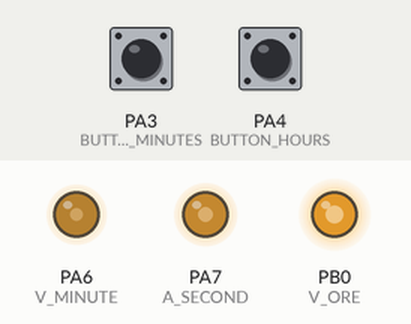
A sketch run on a simulated STM32 Blue Pill. On the bench: output pins drawn as LEDs (lit = HIGH). Inputs (shaded band) come from the test bench; at power-on: PA3 (BUTTON_MINUTES) HIGH, PA4 (BUTTON_HOURS) HIGH. The local clock reads 2024-03-15 10:24:30 at power-on unless the sketch sets it.

Above: at 1.7 s.
1.8 s: PA3 (BUTTON_MINUTES) pulled LOW for 3.2 s
At 2.05 s:
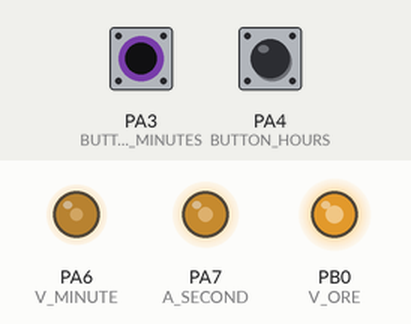
6.5 s: PA4 (BUTTON_HOURS) pulled LOW for 0.15 s
At 6.75 s:
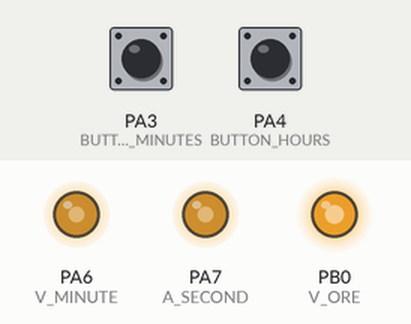
9.6 s: PA4 (BUTTON_HOURS) pulled LOW for 1 s
At 11.8 s:
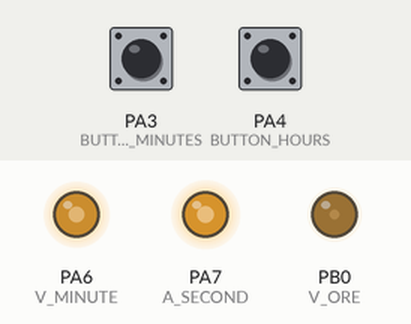
12.6 s: PA4 (BUTTON_HOURS) pulled LOW for 3.2 s
At 13.37 s:
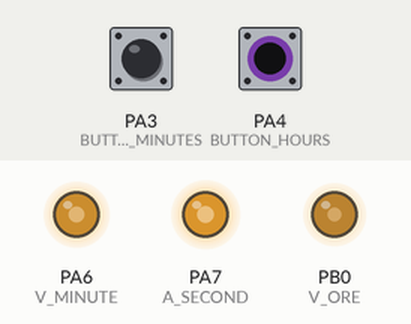
17.3 s: PA4 (BUTTON_HOURS) pulled LOW for 1 s
At 17.45 s:
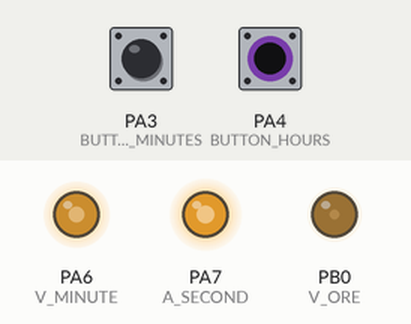
21.3 s: PA4 (BUTTON_HOURS) pulled LOW for 3.2 s
At 25.8 s:
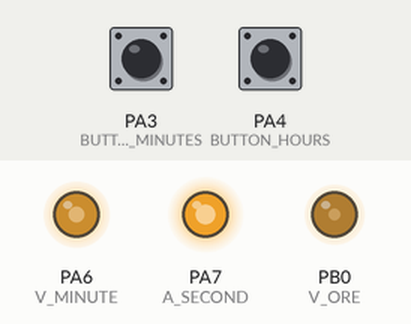
Timing chart, 0 to 31.5 s (numbered marks = the images above; inputs shaded):
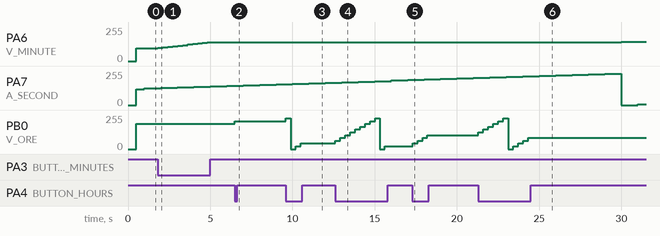

The sketch:

FVC_firmware.ino
```cpp
// (licence header left out)
#include <Wire.h>
#include <DS3231.h>

// FLOPPY BOARD 3.1
#define V_ORE PB0
#define V_MINUTE PA6
#define A_SECOND PA7
#define SDA PB9
#define SCL PB8
#define BUTTON_HOURS PA4
#define BUTTON_MINUTES PA3


DS3231 myRTC;
bool h12Flag;
bool pmFlag;

void setup() {
  pinMode(V_ORE, OUTPUT);
  pinMode(V_MINUTE, OUTPUT);
  pinMode(A_SECOND, OUTPUT);
  pinMode(BUTTON_MINUTES, INPUT_PULLUP);
  pinMode(BUTTON_HOURS, INPUT_PULLUP);

  Serial.begin(9600);
  Wire.setSDA(SDA);
  Wire.setSCL(SCL);
  Wire.begin();
  delay(500);
  analogWriteResolution(8);

  myRTC.setClockMode(true);  // set to 12h
}

uint32_t timeDebouce = 0;

void loop() {
  setHourHand(myRTC.getHour(h12Flag, pmFlag));
  setMinuteHand(myRTC.getMinute());
  setSecondsHand(myRTC.getSecond());

  if (digitalRead(BUTTON_HOURS) == LOW) {
    if (millis() - timeDebouce >= 300) {
      uint8_t hour = myRTC.getHour(h12Flag, pmFlag);
      if (hour + 1 > 12) {
        hour = 1;
      } else {
        hour++;
      }
      myRTC.setHour(hour);
      timeDebouce = millis();
    }
  }
  if (digitalRead(BUTTON_MINUTES) == LOW) {
    if (millis() - timeDebouce >= 300) {
      uint8_t min = myRTC.getMinute();
      if (min + 1 > 60) {
        min = 1;
      } else {
        min++;
      }
      myRTC.setMinute(min);
      timeDebouce = millis();
    }
  }
}

void setHourHand(int n) {
  if (!n) n = 0;
  float x = 256 / 12;  // 12 number of position (12 hours)
  x = x * (n-1);
  int duty = x;
  analogWrite(V_ORE, duty);
}
void setMinuteHand(int n) {
  if (!n) n = 0;
  float x = 256 / 60;  // 60 number of position (60 minutes)
  x = x * n;
  int duty = x;
  analogWrite(V_MINUTE, duty);
}
void setSecondsHand(int n) {
  if (!n) n = 0;
  float x = 256 / 60;  // 60 number of position (60 seconds)
  x = x * n;
  int duty = x;
  analogWrite(A_SECOND, duty);
}

// void setNumber(int n, int nmax) {
//   if (!n) n = 0;
//   float x = 256 / nmax;
//   x = x * (n - 1);
//   int duty = x;
//   analogWrite(V_ORE, duty);
// }
```

Measured:
- after the input at 1.8 s, PA6 (V_MINUTE): moves from 96/255 to 140/255 over 3.0 s, starting at once
- after the input at 6.5 s, PB0 (V_ORE): 189/255 → 210/255 at once
- after the input at 9.6 s, PB0 (V_ORE): 210/255 → 231/255 at once, → 0/255 0.30 s later, → 21/255 0.30 s later, → 42/255 0.30 s later
- after the input at 12.6 s, PB0 (V_ORE): 42/255 → 63/255 at once, → 84/255 0.30 s later, → 105/255 0.30 s later, → 126/255 0.30 s later, … (11 changes in this stretch)
- after the input at 17.3 s, PB0 (V_ORE): 21/255 → 42/255 at once, → 63/255 0.30 s later, → 84/255 0.30 s later, → 105/255 0.30 s later
- after the input at 21.3 s, PB0 (V_ORE): 105/255 → 126/255 at once, → 147/255 0.30 s later, → 168/255 0.30 s later, → 189/255 0.30 s later, … (11 changes in this stretch)
